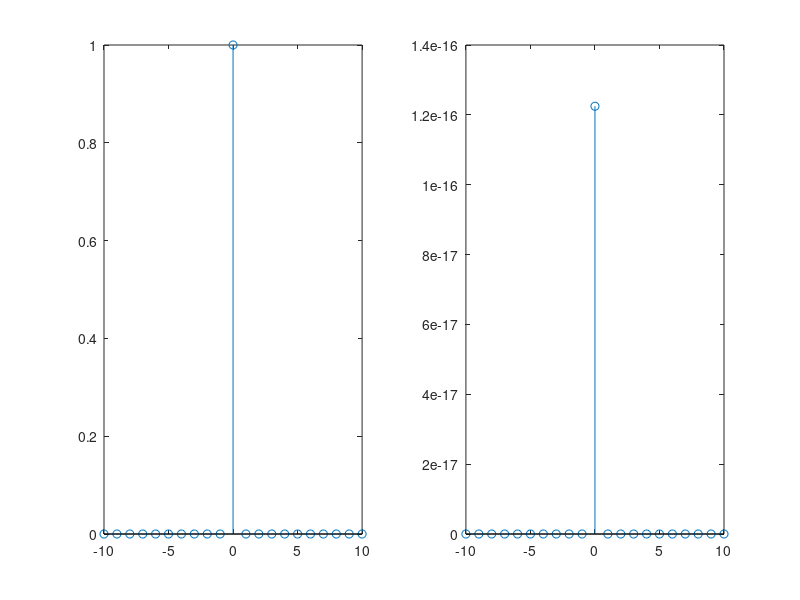

The MATLAB source for this figure:
k=[-10:1:10];
x1=[zeros(1,10) 1 zeros(1,10)];
y1=sin((pi/2)*x1);
subplot(1,2,1);
stem(k,y1);
x2=[zeros(1,10) 2 zeros(1,10)];
y2=sin((pi/2)*x2);
subplot(1,2,2);
stem(k,y2);